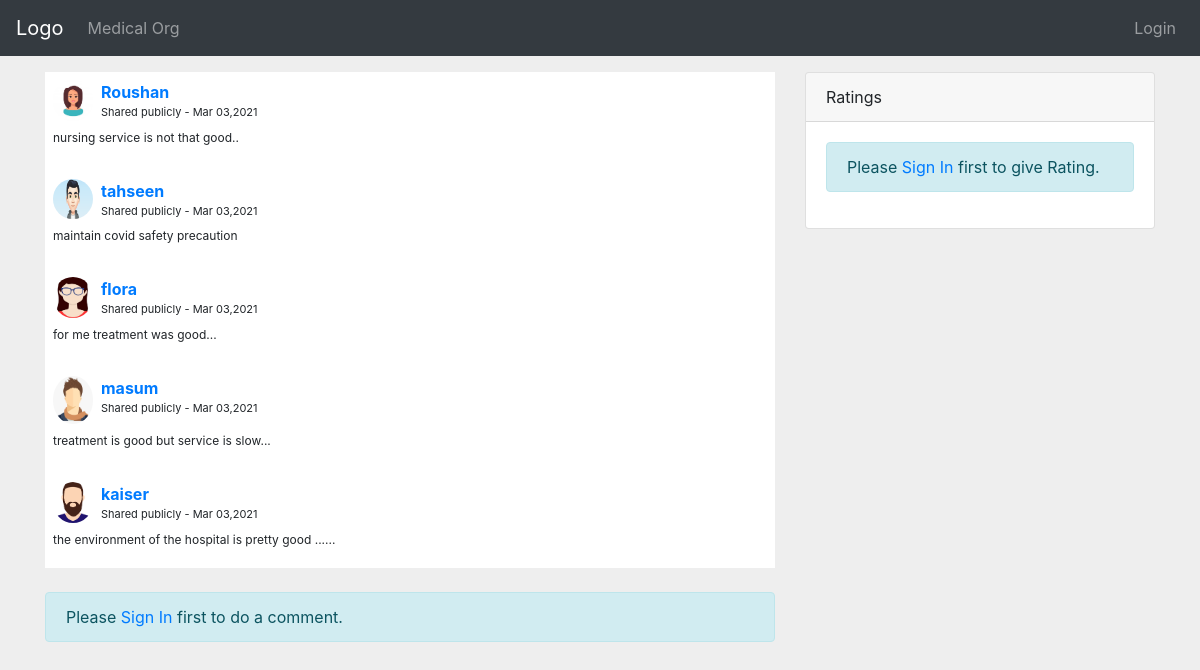
The app's page /view_org.php?id=1 with its own data.
### tables this page shows
CREATE TABLE `comments` (
  `id` int(10) NOT NULL,
  `user_id` int(10) DEFAULT NULL,
  `org_id` int(10) DEFAULT NULL,
  `comment` text DEFAULT NULL,
  `inserted_at` varchar(100) NOT NULL DEFAULT current_timestamp()
);

CREATE TABLE `user` (
  `id` int(11) NOT NULL,
  `name` varchar(250) DEFAULT NULL,
  `email` varchar(250) DEFAULT NULL,
  `password` varchar(250) DEFAULT NULL,
  `country` varchar(50) DEFAULT NULL,
  `image` varchar(250) DEFAULT NULL,
  `type` int(11) DEFAULT NULL
);

### controller/class.database.php (called while the page is built, shortened)
<?php
    class Database
    {
        protected $servername = "localhost";
        protected $username = "root";
        protected $password = "";
        protected $dbname = "covid_app";
        public function __construct()
        {
	        try
	        {
                  $this->con = new PDO("mysql:host=$this->servername;dbname=$this->dbname", $this->username, $this->password);
	        }
	        catch (Exception $e)
	        {
	             echo "Error: " . $e->getMessage();
	        }
        }
    }
    ?>

### controller/class.crud.php (called while the page is built, shortened)
<?php
	include "class.database.php";
	class Crud extends Database{
		public function view_comments($org_id)
		{
			$sql="SELECT * FROM `comments` WHERE `org_id`='$org_id' ORDER BY `inserted_at` DESC";
			$stmt = $this->con->prepare($sql);
			$stmt->execute();
			$row=$stmt->fetchAll();
			return $row;
		}
		public function comment_owner($user_id)
		{
			$sql="SELECT * FROM `user` WHERE `id`='$user_id' ";
			$stmt = $this->con->prepare($sql);
			$stmt->execute();
			$row=$stmt->fetch();
			return $row;
		}
	}
?>

### view_org.php (the view, shortened to what this page needs)
<!DOCTYPE html>
<html>
 <head>
  <?php
     include'assets/header.php';
     include "controller/class.Crud.php";
     $object=new Crud();
     $user_id='';
     $org_id=$_GET['id'];
     $org_comments=$object->view_comments($org_id);
   ?>
 </head>
 <nav class="navbar navbar-expand-sm bg-dark navbar-dark fixed-top">
   <a class="navbar-brand" href="index.php">Logo</a>
   <ul class="navbar-nav">
     <li class="nav-item">
       <a class="nav-link" href="business_org.php">Medical Org</a>
     </li>
   </ul>
   <ul class="navbar-nav ml-auto">
    <?php
      if(!isset($_SESSION["user_name"]))
      {
        echo '
          <li class="nav-item">
            <a class="nav-link" href="login/index.php">Login</a>
          </li>
         ';
      }
      else{
        echo '
          <li class="nav-item">
            <a class="nav-link" href="login/logout.php">Logout</a>
          </li>
         ';
      }
    ?>
   </ul>
 </nav>
 <br><br><br>
 <body>
  <div class="container">
    <div class="row">
      <div class="col-md-8">
          <div class="d-flex flex-column comment-section">
            <div style="max-height: 31rem;overflow-y: scroll;">
              <?php
                $comments_output='';
                foreach ($org_comments as $comments) {
                  $comment_owner=$object->comment_owner($comments['user_id']);
                  $date=date_create($comments['inserted_at']);
                  $date=date_format($date,"M d,Y");
                  $comments_output.='
                    <div class="bg-white p-2">
                      <div class="d-flex flex-row user-info">
                          <img class="rounded-circle" src="uploads/images/'.$comment_owner['image'].'" width="40">
                          <div class="d-flex flex-column justify-content-start ml-2">
                            <span class="d-block font-weight-bold name">'.$comment_owner['name'].'</span>
                            <span class="date text-black-50">Shared publicly - '.$date.'</span>
                          </div>
                      </div>
                      <div class="mt-2">
                          <p class="comment-text">'.$comments['comment'].'</p>
                      </div>
                    </div>
                  ';
                }
                echo $comments_output;
              ?>
            </div>
              <?php
                if($user_id!='')
                {
                  $comment_owner=$object->comment_owner($user_id);
                  echo '
                    <div class="bg-light p-2">
                      <form id="comment_form">
                        <div class="d-flex flex-row align-items-start"><img class="rounded-circle" src="uploads/images/'.$comment_owner['image'].'" width="40">
                          <textarea id="user_comment" class="form-control ml-1 shadow-none textarea"></textarea>
                        </div>
                        <div class="mt-2 text-right">
                          <button class="btn btn-primary btn-sm shadow-none" type="button" onclick="insert_comment('.$user_id.','.$org_id.')">Post comment</button>
                        </div>
                      </form>
                    </div>
                  ';
                }
                else{
                  echo '
                    <br>
                    <div class="alert alert-info">
                      Please<a href="login/index.php"> Sign In</a> first to do a comment.
                    </div>
                  ';
                }
              ?>
          </div>
      </div>
      <div class="col-md-4">
        <div class="card">
          <div class="card-header">Ratings</div>
          <div class="card-body">
            <?php
              if($user_id!='')
              {
                echo '
                  <div class="form-group">
                      <select class="form-control" id="org_ratings"                   onchange="ratings('.$user_id.','.$org_id.')">
                        <option value="0">Select an Option</option>
                        <option value="0.5">0.5</option>
                        <option value="1">1</option>
                        <option value="1.5">1.5</option>
                        <option value="2">2</option>
                        <option value="2.5">2.5</option>
                        <option value="3">3</option>
                        <option value="3.5">3.5</option>
                        <option value="4">4</option>
                        <option value="4.5">4.5</option>
                        <option value="5">5</option>
                      </select>
                  </div>
                ';
              }
              else{
                echo '
                  <div class="alert alert-info">
                    Please<a href="login/index.php"> Sign In</a> first to give Rating.
                  </div>
                ';
              }
            ?>
        </div>
      </div>
    </div>
  </div>
 </body>
</html>

### assets/header.php (shortened to what this page needs)
<link href="//maxcdn.bootstrapcdn.com/bootstrap/4.0.0/css/bootstrap.min.css" rel="stylesheet" id="bootstrap-css">
<link rel="stylesheet" type="text/css" href="https://cdn.datatables.net/1.10.22/css/jquery.dataTables.min.css">

### view_org.php (style rules this page uses)
body { background: #eee }
.date { font-size: 11px }
.comment-text { font-size: 12px }
.name { color: #007bff }

### records on screen
comments: user.image (picture), user.name "Roushan", inserted_at "Mar 03,2021", comment "nursing service is not that good.."
comments: user.image (picture), user.name "tahseen", inserted_at "Mar 03,2021", comment "maintain covid safety precaution"
comments: user.image (picture), user.name "flora", inserted_at "Mar 03,2021", comment "for me treatment was good..."
comments: user.image (picture), user.name "masum", inserted_at "Mar 03,2021", comment "treatment is good but service is slow..."
comments: user.image (picture), user.name "kaiser", inserted_at "Mar 03,2021", comment "the environment of the hospital is pretty good ......"
